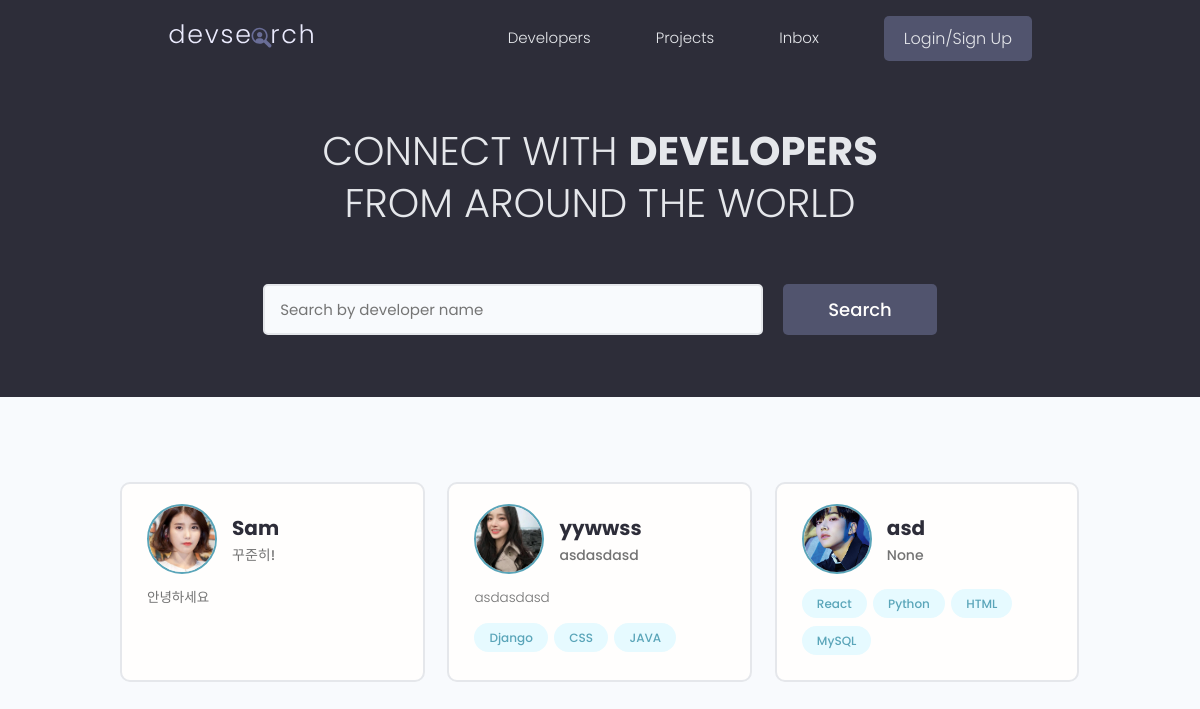
/, run on an earlier commit of the app's database.
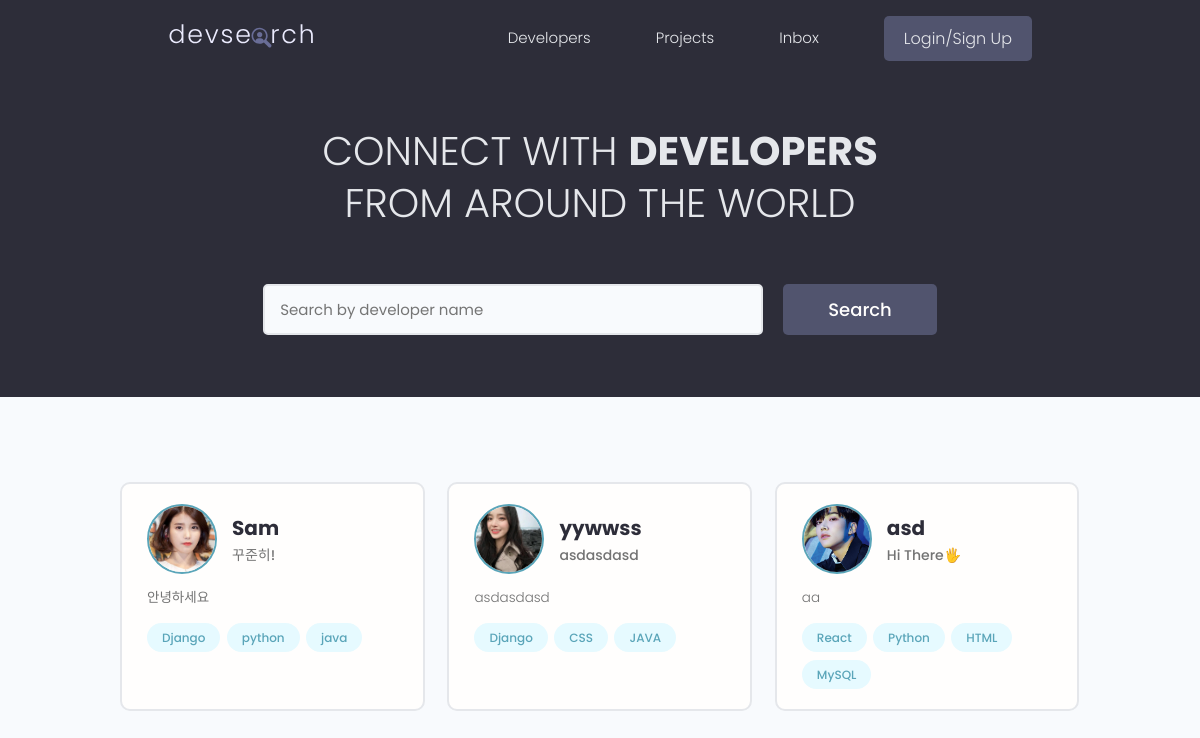
And on a later commit of the database.
### users/models.py (models this page shows, shortened)
class Profile(models.Model):
    user = models.OneToOneField(User, on_delete=models.CASCADE, null=True, blank=True)
    name = models.CharField(max_length=200, null=True, blank=True)
    email = models.EmailField(max_length=500, null=True, blank=True)
    username = models.CharField(max_length=200, null=True, blank=True)
    location = models.CharField(max_length=200, null=True, blank=True)
    short_intro = models.CharField(max_length=200, null=True, blank=True)
    bio = models.TextField(null=True, blank=True)
    profile_image = models.ImageField(
        null=True, blank=True, upload_to='profiles/', default='profiles/user-default.png')
    social_github = models.CharField(max_length=200, null=True, blank=True)
    social_twitter = models.CharField(max_length=200, null=True, blank=True)
    social_linkein = models.CharField(max_length=200, null=True, blank=True)
    social_youtube = models.CharField(max_length=200, null=True, blank=True)
    social_website = models.CharField(max_length=200, null=True, blank=True)
    created = models.DateTimeField(auto_now_add=True)
    id = models.UUIDField(default=uuid4, unique=True, primary_key=True, editable=False)

class Skill(models.Model):
    owner = models.ForeignKey(Profile, on_delete=models.CASCADE, null=True, blank=True)
    name = models.CharField(max_length=200, null=True, blank=True)
    description = models.TextField(null=True, blank=True)
    created = models.DateTimeField(auto_now_add=True)
    id = models.UUIDField(default=uuid4, unique=True, primary_key=True, editable=False)
    def __str__(self):
        return str(self.name)

### users/views.py (the view)
# urls.py: path('', profiles, name='profiles'),
def profiles(request):
    profiles, search_query = search_profile(request)
    custom_range, profiles = paginator_profile(request, profiles, 4)
    context = {
        'profiles':profiles,
        'search_query':search_query,
        'custom_range':custom_range,
    }
    return render(request, 'users/profiles.html', context)

### users/utils.py (called while the page is built)
def paginator_profile(request, profiles, results):
    page = request.GET.get('page')
    paginator = Paginator(profiles, results)
    try:
        profiles = paginator.page(page)
    except PageNotAnInteger:
        page = 1
        profiles = paginator.page(page)
    except EmptyPage:
        page = paginator.num_pages
        profiles = paginator.page(page)
    left_idx = (int(page) - 4)
    if left_idx < 1:
        left_idx = 1
    right_idx = (int(page) + 5)
    if right_idx > paginator.num_pages + 1:
        right_idx = paginator.num_pages + 1
    custom_range = range(left_idx, right_idx)
    return custom_range, profiles

def search_profile(request):
    search_query = ''
    if request.GET.get('search_query'):
        search_query = request.GET.get('search_query')
    skills = Skill.objects.filter(name__icontains=search_query)
    profiles = Profile.objects.distinct().filter(
        Q(name__icontains=search_query) |
        Q(short_intro__icontains=search_query) |
        Q(skill__in=skills)
    )
    return profiles, search_query

### users/templates/users/profiles.html (shortened to what this page needs)
{% extends 'main.html' %}
{% block content %}
<main class="home">
    <section class="hero-section text-center">
        <div class="container container--narrow">
            <div class="hero-section__box">
                <h2>CONNECT WITH <span>DEVELOPERS</span></h2>
                <h2>FROM AROUND THE WORLD</h2>
            </div>
            <div class="hero-section__search">
                <form id="searchForm" class="form" action="{% url 'profiles' %}" method="get">
                    <div class="form__field">
                        <input class="input input--text" id="formInput#search" type="text" name="search_query"
                            value='{{search_query}}'  placeholder="Search by developer name" />
                    </div>
                    <input class="btn btn--sub btn--lg" type="submit" value="Search" />
                </form>
            </div>
        </div>
    </section>
    <section class="devlist">
        <div class="container">
            <div class="grid grid--three">
                {% for profile in profiles %}
                <div class="column card">
                    <div class="dev">
                        <a href="{% url 'user-profile' pk=profile.id %}" class="card__body">
                            <div class="dev__profile">
                                <img class="avatar avatar--md" src="{{profile.profile_image.url}}" alt="image" />
                                <div class="dev__meta">
                                    <h3>{{profile.name}}</h3>
                                    <h5>{{profile.short_intro|slice:"60"}}</h5>
                                </div>
                            </div>
                            <p class="dev__info">{{profile.bio|slice:"150"}}</p>
                            <div class="dev__skills">
                                {% for skill in profile.skill_set.all|slice:"5" %}
                                <span class="tag tag--pill tag--main">
                                    <small>{{skill}}</small>
                                </span>
                                {% endfor %}
                            </div>
                        </a>
                    </div>
                </div>
                {% endfor %}
            </div>
        </div>
    </section>
</main>
{% endblock %}

What changed in the data, as far as the page shows it:
added Skill: name "Django", shown under Profile "Sam"
added Skill: name "python", shown under Profile "Sam"
added Skill: name "java", shown under Profile "Sam"
changed Profile "asd": short_intro "None" → "Hi There🖐"; bio (not shown) → "aa"
